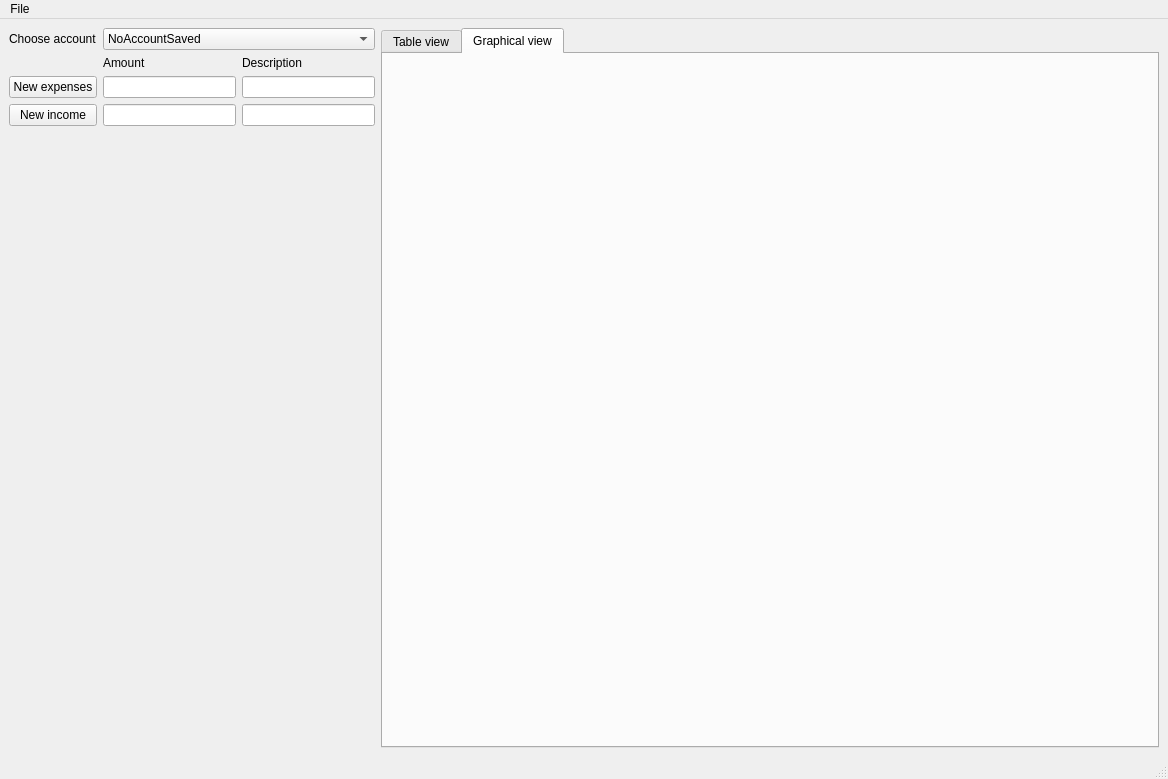
<?xml version="1.0" encoding="UTF-8"?>
<ui version="4.0">
 <class>PyMoneyOrgaGui</class>
 <widget class="QMainWindow" name="PyMoneyOrgaGui">
  <property name="geometry">
   <rect>
    <x>0</x>
    <y>0</y>
    <width>1168</width>
    <height>775</height>
   </rect>
  </property>
  <property name="minimumSize">
   <size>
    <width>0</width>
    <height>0</height>
   </size>
  </property>
  <property name="maximumSize">
   <size>
    <width>16777215</width>
    <height>16777215</height>
   </size>
  </property>
  <property name="windowTitle">
   <string>PyMoneyOrga</string>
  </property>
  <widget class="QWidget" name="centralwidget">
   <layout class="QGridLayout" name="gridLayout_8">
    <item row="0" column="0">
     <layout class="QGridLayout" name="gridLayout_9">
      <item row="0" column="1">
       <widget class="QTabWidget" name="tabWidget_2">
        <property name="currentIndex">
         <number>1</number>
        </property>
        <widget class="QWidget" name="tab">
         <attribute name="title">
          <string>Table view</string>
         </attribute>
         <layout class="QGridLayout" name="gridLayout_10">
          <item row="0" column="0">
           <layout class="QGridLayout" name="gridLayout">
            <item row="0" column="1" rowspan="3">
             <widget class="QTableWidget" name="tableWidgetAccounts">
              <property name="minimumSize">
               <size>
                <width>300</width>
                <height>600</height>
               </size>
              </property>
              <property name="showGrid">
               <bool>true</bool>
              </property>
              <property name="sortingEnabled">
               <bool>true</bool>
              </property>
              <attribute name="horizontalHeaderCascadingSectionResizes">
               <bool>false</bool>
              </attribute>
              <attribute name="horizontalHeaderMinimumSectionSize">
               <number>100</number>
              </attribute>
              <attribute name="horizontalHeaderDefaultSectionSize">
               <number>149</number>
              </attribute>
              <attribute name="horizontalHeaderStretchLastSection">
               <bool>true</bool>
              </attribute>
              <column>
               <property name="text">
                <string>Account</string>
               </property>
              </column>
              <column>
               <property name="text">
                <string>Balance</string>
               </property>
              </column>
             </widget>
            </item>
            <item row="0" column="2" rowspan="3">
             <widget class="QTableWidget" name="tableWidgetTransactions">
              <property name="minimumSize">
               <size>
                <width>450</width>
                <height>600</height>
               </size>
              </property>
              <property name="sortingEnabled">
               <bool>true</bool>
              </property>
              <attribute name="horizontalHeaderCascadingSectionResizes">
               <bool>false</bool>
              </attribute>
              <attribute name="horizontalHeaderMinimumSectionSize">
               <number>100</number>
              </attribute>
              <attribute name="horizontalHeaderDefaultSectionSize">
               <number>149</number>
              </attribute>
              <attribute name="horizontalHeaderShowSortIndicator" stdset="0">
               <bool>true</bool>
              </attribute>
              <attribute name="horizontalHeaderStretchLastSection">
               <bool>true</bool>
              </attribute>
              <column>
               <property name="text">
                <string>Time stamp</string>
               </property>
              </column>
              <column>
               <property name="text">
                <string>Amount</string>
               </property>
              </column>
              <column>
               <property name="text">
                <string>New balance</string>
               </property>
              </column>
              <column>
               <property name="text">
                <string>Description</string>
               </property>
              </column>
             </widget>
            </item>
            <item row="3" column="2">
             <layout class="QGridLayout" name="gridLayout_12">
              <item row="2" column="0">
               <widget class="QCheckBox" name="checkShowAmount">
                <property name="text">
                 <string>Amount</string>
                </property>
               </widget>
              </item>
              <item row="1" column="0">
               <widget class="QCheckBox" name="checkShowTimeStamp">
                <property name="text">
                 <string>Time stamp</string>
                </property>
               </widget>
              </item>
              <item row="1" column="1">
               <widget class="QCheckBox" name="checkShowNewBalance">
                <property name="text">
                 <string>New balance</string>
                </property>
               </widget>
              </item>
              <item row="2" column="1">
               <widget class="QCheckBox" name="checkShowDescription">
                <property name="text">
                 <string>Description</string>
                </property>
               </widget>
              </item>
              <item row="0" column="0">
               <widget class="QLabel" name="label">
                <property name="text">
                 <string>What to show in transaction table</string>
                </property>
               </widget>
              </item>
             </layout>
            </item>
           </layout>
          </item>
         </layout>
        </widget>
        <widget class="QWidget" name="tab_2">
         <attribute name="title">
          <string>Graphical view</string>
         </attribute>
         <layout class="QGridLayout" name="gridLayout_5">
          <item row="0" column="0">
           <layout class="QGridLayout" name="gridLayout_3">
            <item row="0" column="0">
             <widget class="QWidget" name="widgetChart" native="true"/>
            </item>
           </layout>
          </item>
         </layout>
        </widget>
       </widget>
      </item>
      <item row="0" column="0">
       <layout class="QGridLayout" name="gridLayout_2">
        <item row="2" column="0">
         <widget class="QPushButton" name="buttonAddExpenses">
          <property name="text">
           <string>New expenses</string>
          </property>
         </widget>
        </item>
        <item row="3" column="0">
         <widget class="QPushButton" name="buttonAddIncome">
          <property name="text">
           <string>New income</string>
          </property>
         </widget>
        </item>
        <item row="0" column="0">
         <widget class="QLabel" name="labelChooseAccount">
          <property name="text">
           <string>Choose account</string>
          </property>
          <property name="buddy">
           <cstring>comboChooseAccount</cstring>
          </property>
         </widget>
        </item>
        <item row="4" column="1">
         <spacer name="verticalSpacer">
          <property name="orientation">
           <enum>Qt::Vertical</enum>
          </property>
          <property name="sizeHint" stdset="0">
           <size>
            <width>20</width>
            <height>400</height>
           </size>
          </property>
         </spacer>
        </item>
        <item row="2" column="1">
         <layout class="QGridLayout" name="gridLayout_4">
          <item row="0" column="1">
           <widget class="QLineEdit" name="inputDescriptionExpenses"/>
          </item>
          <item row="0" column="0">
           <widget class="QLineEdit" name="inputAddExpenses"/>
          </item>
         </layout>
        </item>
        <item row="3" column="1">
         <layout class="QGridLayout" name="gridLayout_6">
          <item row="0" column="1">
           <widget class="QLineEdit" name="inputDescriptionIncome"/>
          </item>
          <item row="0" column="0">
           <widget class="QLineEdit" name="inputAddIncome"/>
          </item>
         </layout>
        </item>
        <item row="0" column="1">
         <widget class="QComboBox" name="comboChooseAccount">
          <item>
           <property name="text">
            <string>NoAccountSaved</string>
           </property>
          </item>
         </widget>
        </item>
        <item row="1" column="1">
         <layout class="QGridLayout" name="gridLayout_7">
          <item row="0" column="1">
           <widget class="QLabel" name="label_2">
            <property name="text">
             <string>Description</string>
            </property>
           </widget>
          </item>
          <item row="0" column="0">
           <widget class="QLabel" name="labelAddExpenses">
            <property name="text">
             <string>Amount</string>
            </property>
            <property name="buddy">
             <cstring>inputAddExpenses</cstring>
            </property>
           </widget>
          </item>
         </layout>
        </item>
       </layout>
      </item>
     </layout>
    </item>
   </layout>
  </widget>
  <widget class="QMenuBar" name="menubar">
   <property name="geometry">
    <rect>
     <x>0</x>
     <y>0</y>
     <width>1168</width>
     <height>21</height>
    </rect>
   </property>
   <widget class="QMenu" name="menuFile">
    <property name="title">
     <string>File</string>
    </property>
    <addaction name="actionCreate_New_Account"/>
    <addaction name="actionDeleteAccount"/>
    <addaction name="actionExit"/>
   </widget>
   <addaction name="menuFile"/>
  </widget>
  <widget class="QStatusBar" name="statusbar"/>
  <action name="actionCreate_New_Account">
   <property name="text">
    <string>Create New Account</string>
   </property>
  </action>
  <action name="actionDeleteAccount">
   <property name="text">
    <string>Delete Account</string>
   </property>
  </action>
  <action name="actionDelete_Account">
   <property name="text">
    <string>Delete Account</string>
   </property>
  </action>
  <action name="actionExit">
   <property name="text">
    <string>Exit</string>
   </property>
  </action>
 </widget>
 <tabstops>
  <tabstop>comboChooseAccount</tabstop>
  <tabstop>inputAddExpenses</tabstop>
  <tabstop>inputDescriptionExpenses</tabstop>
  <tabstop>buttonAddExpenses</tabstop>
  <tabstop>inputAddIncome</tabstop>
  <tabstop>inputDescriptionIncome</tabstop>
  <tabstop>buttonAddIncome</tabstop>
  <tabstop>checkShowTimeStamp</tabstop>
  <tabstop>checkShowNewBalance</tabstop>
  <tabstop>checkShowAmount</tabstop>
  <tabstop>checkShowDescription</tabstop>
  <tabstop>tableWidgetAccounts</tabstop>
  <tabstop>tableWidgetTransactions</tabstop>
  <tabstop>tabWidget_2</tabstop>
 </tabstops>
 <resources/>
 <connections/>
</ui>
